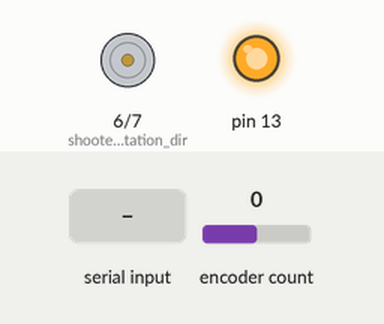
Bench run of a sketch on a simulated Teensy 4. Parts: direction and speed pins drawn as motors (green arrow = direction pin HIGH = forward, orange = LOW = backward, longer = more drive), output pins drawn as LEDs (lit = HIGH). Inputs (shaded band) come from the test bench; at power-on: encoder count 0. What the sketch prints to the serial monitor is not drawn.

Above: at 1.2 s.
1.3 s: encoder count set to 1
At 2.1 s:
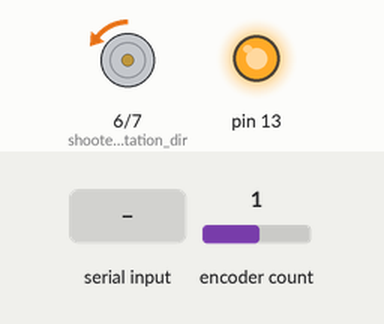
2.8 s: "5\n" received over Serial
At 5.2 s:
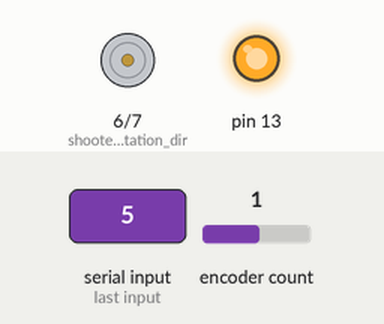
5.5 s: "90,45,200\n" received over Serial
At 7.6 s:
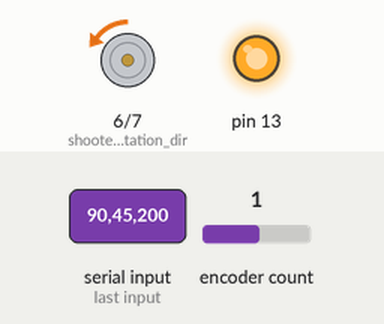
8.5 s: "1,90\n" received over Serial
At 10.3 s:
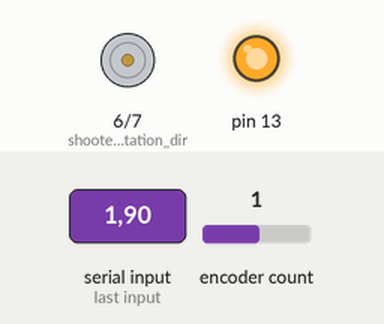
11.5 s: "90,45\n" received over Serial
At 13.7 s:
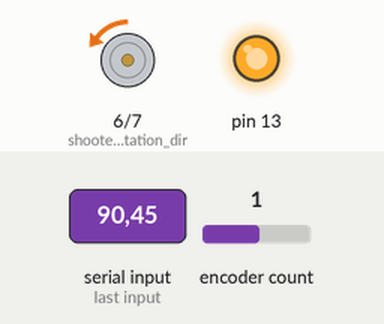
Timing chart, 0 to 15.2 s (numbered marks = the images above; inputs shaded):
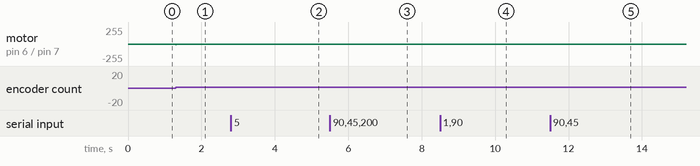

Measured:
- after the input at 1.3 s, motor on pin 6 (shooter_rotation_dir) / pin 7 (shooter_rotation_pwm): stopped → backward 3/255 at once
- after the input at 2.8 s, motor on pin 6 (shooter_rotation_dir) / pin 7 (shooter_rotation_pwm): backward 3/255 → stopped after 1.2 s
- after the input at 5.5 s, motor on pin 6 (shooter_rotation_dir) / pin 7 (shooter_rotation_pwm): stopped → backward 5/255 after 1.5 s
- after the input at 8.5 s, motor on pin 6 (shooter_rotation_dir) / pin 7 (shooter_rotation_pwm): backward 5/255 → stopped after 1.5 s
- after the input at 11.5 s, motor on pin 6 (shooter_rotation_dir) / pin 7 (shooter_rotation_pwm): stopped → backward 5/255 after 1.5 s

The sketch:

Pos_control_PID.ino
```cpp
#include <Encoder.h>

IntervalTimer pos_pid_timer;
Encoder enc1(9,8);

int shooter_rotation_pwm=7;
int shooter_rotation_dir=6;
float shooter_rotation_cpr=17500;
float kP=50,kI=1,kD=1;

int shooting_angle=0;

float ap=0.0;
float sp_angle=0.0;
//char dir=0;
void setup()
{
pinMode(13,OUTPUT);
digitalWrite(13,HIGH);
Serial.begin(2000000);
pinMode(shooter_rotation_pwm,OUTPUT);
pinMode(shooter_rotation_dir,OUTPUT);

analogWriteResolution(14);

pos_pid_timer.begin(pos_pid,10000);
}
void setPosition(int speed)
{
//Serial.printf("speed_dir: %d",speed<0?LOW:HIGH);

digitalWrite(shooter_rotation_dir,speed<0?LOW:HIGH);

//speed=abs(speed)>=1920?1920:abs(speed);
//Serial.printf("speed_drive: %d",abs(speed));
analogWrite(shooter_rotation_pwm,abs(speed));


}

float sp=0;
float err=0,der=0,integ=0;
float speed_m=0;
volatile float last_err=0;


void pos_pid()
{
ap=enc1.read();
sp=sp_angle*shooter_rotation_cpr/360.0;

err=sp-ap;
der=(err-last_err)/0.01;
integ+=(err-last_err)*0.01;
last_err=err;

speed_m=kP*err+kI*integ+kD*der;

// Serial.printf("speed: %f   ",speed_m);
// Serial.printf("Kp: %f.   Ki: %f.    Kd: %f   ",kp,ki,kd);
Serial.print("Sp:");
Serial.print(shooting_angle);
Serial.print("     Ap:");
Serial.println(int((ap*360.0/shooter_rotation_cpr)/6.25));
      // Serial.println(enc1.read());
setPosition(int(speed_m));

}
int lastTime=0;
void loop()
{

//drive(5000);

    if (millis() - lastTime > 1000) {
      noInterrupts();

     if (Serial.available() > 0) {
       String input = Serial.readString();//0050,0001,0001,030
      // Serial.println(input.length());
       if (input.length() <= 20) {
         //char sign=(input.substring(0, 1)).charAt(0);
         kP=(input.substring(0,4)).toFloat();
         kI=(input.substring(5,9)).toFloat();
         kD=(input.substring(10,14)).toFloat();
         shooting_angle=input.substring(15).toInt();
         sp_angle=int(shooting_angle*6.25);
       }
     }
        interrupts();
      lastTime = millis();
    }


  //ps4_input();
}
```
